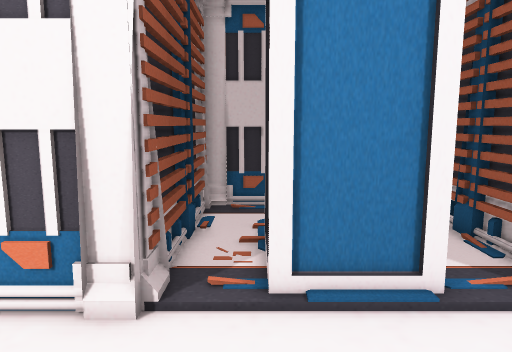
view 1 (above)

19 first-person views from a walk through a scene from a Unity 3-D project. The camera is 1.5 m above the floor, tilts 8° down and sees 70° across. Doors are open. The floor is counted in squares, 0.5 m on a side. Each view is taken from the middle of a square. On the plan, view 1 faces up. The plan holds only what a view shows up to about 20 squares ahead; the rest is blank. The place goes on beyond the plan. The player is left out.

view 2
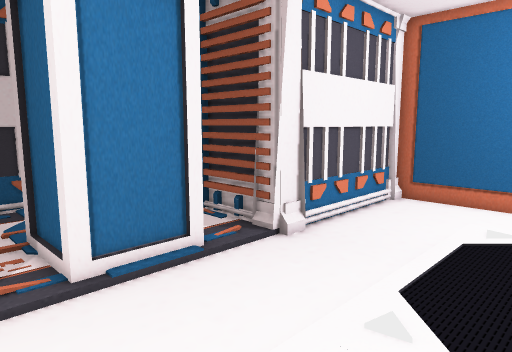

view 3
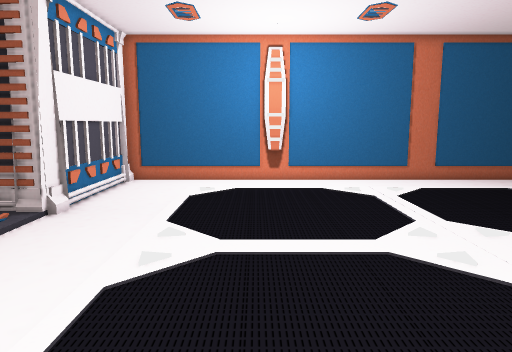

view 4
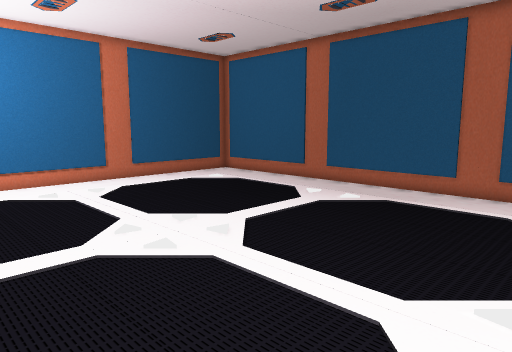

view 5
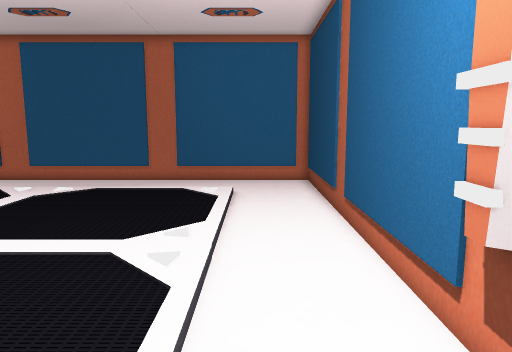

view 6
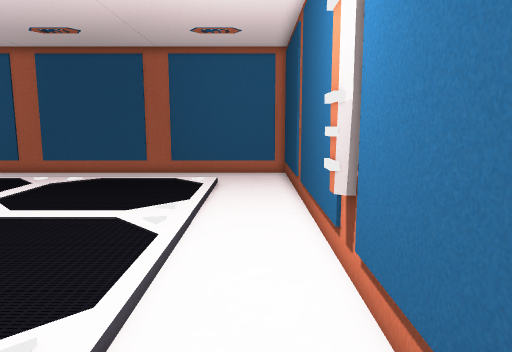

view 7
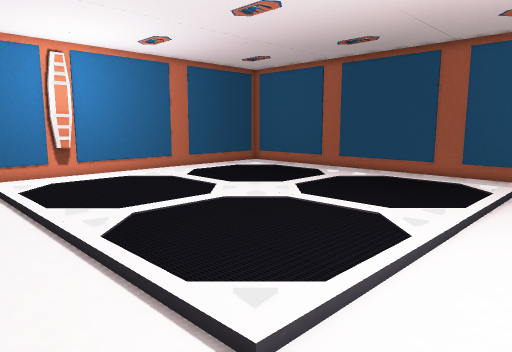

view 8
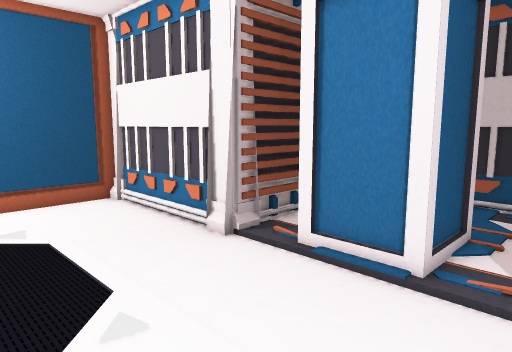

view 9
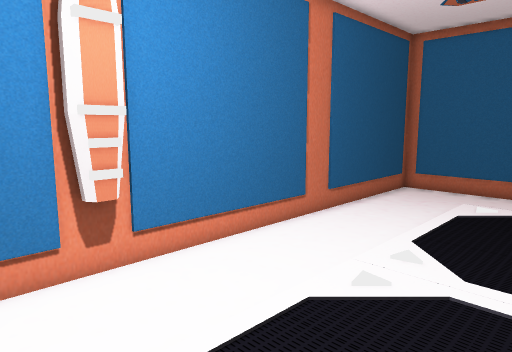

view 10
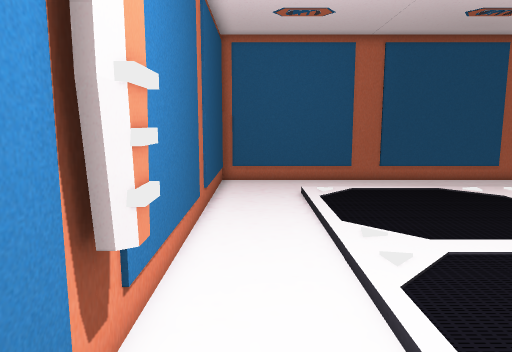

view 11
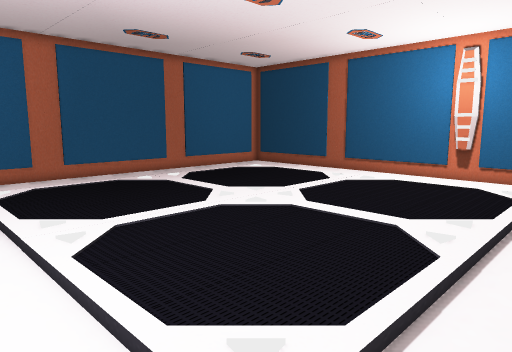

view 12
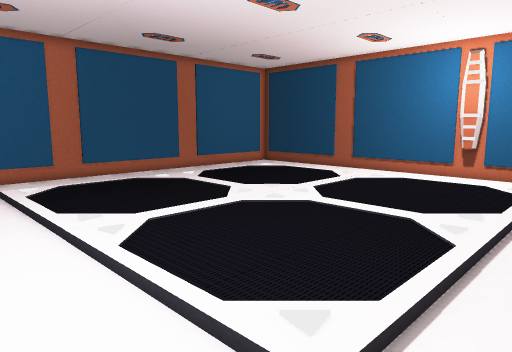

view 13
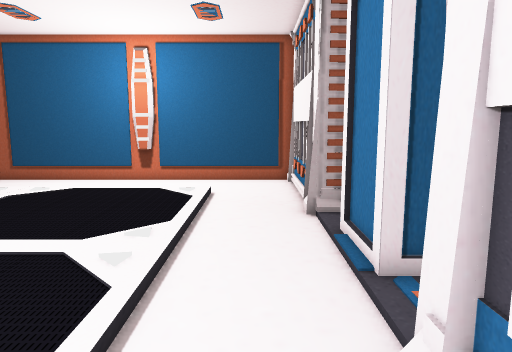

view 14
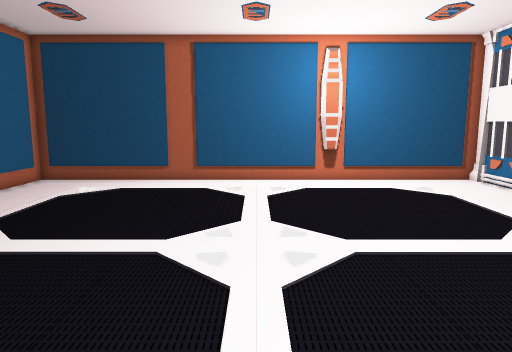

view 15
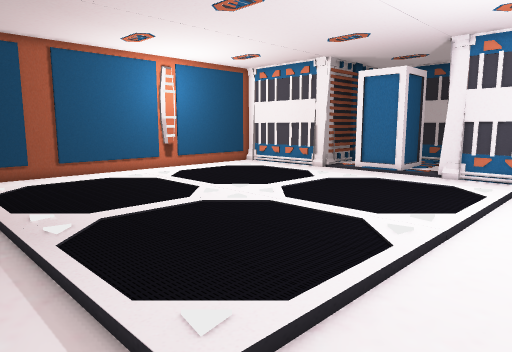

view 16
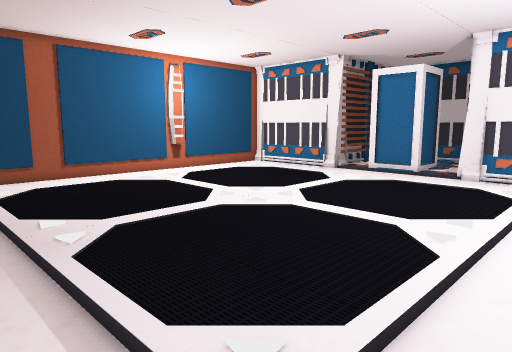

view 17
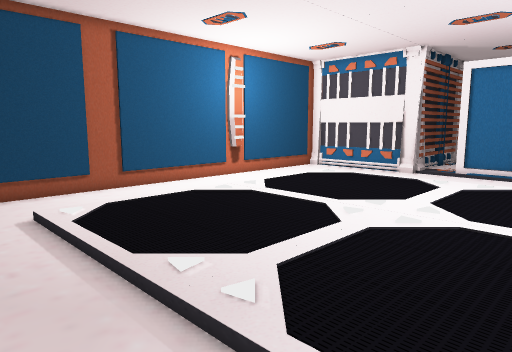

view 18
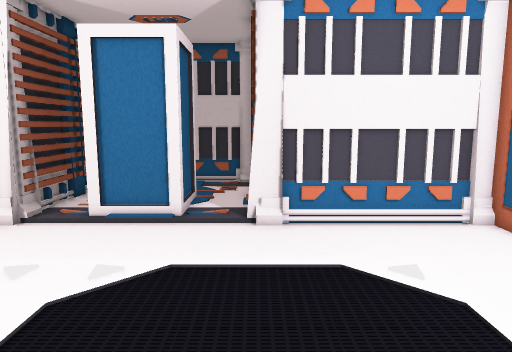

view 19
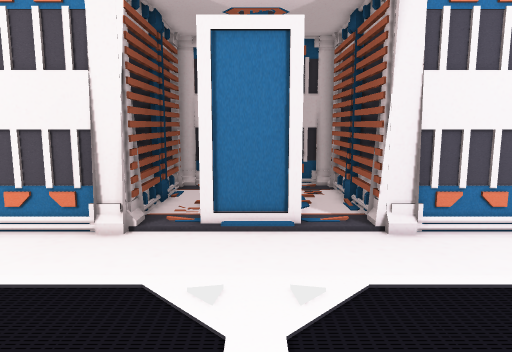

### Floor plan
Key: @ floor where view 1 was taken; # wall or solid block; . floor; / step, stairs or slope; O other object.
Columns run from 10 left of view 1 to 14 right of it. Each row starts with its distance up from view 1.
 14         #########
 13         #... ...#
 12         #... ...#
 11         #... ...#
 10         #..  ...#
  9         #.#  O..#
  8         #.#  O..#
  7         #.#OOO..#
  6 #########..O O..#########
  5 #.......................#
  4 #.......................#
  3 #.......................#
  2 #.../////////////////...#
  1 #.../.............../...#
  0 #.../.....@........./...#
 -1 #.../.............../...#
 -2 #.../.............../...#
 -3 #.../.............../...#
 -4 #.../.............../...#
 -5 #.../.............../...#
 -6 #.../.............../...#
 -7 #.../.............../...#
 -8 #.../.............../...#
 -9 #.../.............../...#
-10 #.../.............../...#
-11 #.../.............../...#
-12 #.../.............../...#
-13 #.../.............../...#
-14 #.../////////////////...#
-15 #.......................#
-16 #.......................#
-17 #.......................#
-18 #########################

Where each view was taken, in squares from view 1:
view 1: 0 up, 0 right, facing up
view 2: 1 down, 2 left, facing up-right
view 3: 1 down, 6 left, facing right
view 4: 1 down, 6 left, facing down-right
view 5: 2 up, 7 left, facing down
view 6: 5 up, 8 left, facing down
view 7: 5 up, 9 left, facing down-right
view 8: 1 down, 6 right, facing up-left
view 9: 1 up, 6 right, facing down-right
view 10: 2 up, 12 right, facing down
view 11: 4 up, 12 right, facing down-left
view 12: 4 up, 13 right, facing down-left
view 13: 4 up, 10 right, facing left
view 14: 6 down, 10 right, facing left
view 15: 16 down, 13 right, facing up-left
view 16: 16 down, 12 right, facing up-left
view 17: 17 down, 7 right, facing up-left
view 18: 6 down, 6 right, facing up
view 19: 5 down, 2 right, facing up
